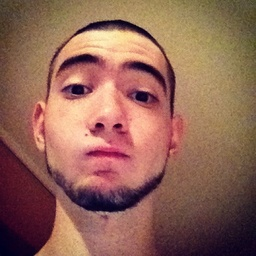
#> input picture images/sources/test_2.jpg, 256 x 256 px, shrunk from 612 x 612 before the run
$ python python-image-effects.py
#> lines starting #> are read from the running program, lines starting #| are printed output that depends on the picture
from PIL import Image
from random import randint

NUMBER_OF_ITERATIONS = 100
PERCENTAGE_OF_NOISE = 20

for i in range(0, NUMBER_OF_ITERATIONS):
    print("-------------Starting: " + str(i))

    image = Image.open("images/sources/test_2.jpg")
#> image is the input picture: PIL image 256x256 RGB; mean R, G, B 145.4, 101, 86.7
    pixels = image.load()

    width = image.width
#> width = 256
    height = image.height
#> height = 256

    for y in range(height):
        for x in range(width):
            random_x = randint(x, width - 1)
            random_y = randint(y, height - 1)
            random_chance = randint(0, 99)

            if random_chance <= i:
                pixels[random_x, random_y] = pixels[x, y]

    image.save("images/results/result_" + str(i) + ".jpg")
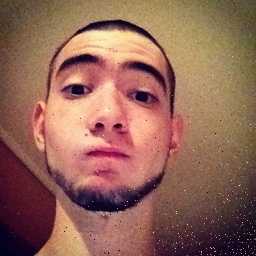
#> saved as result_0.jpg: PIL image 256x256 RGB; mean R, G, B 145.8, 101.3, 86.9
